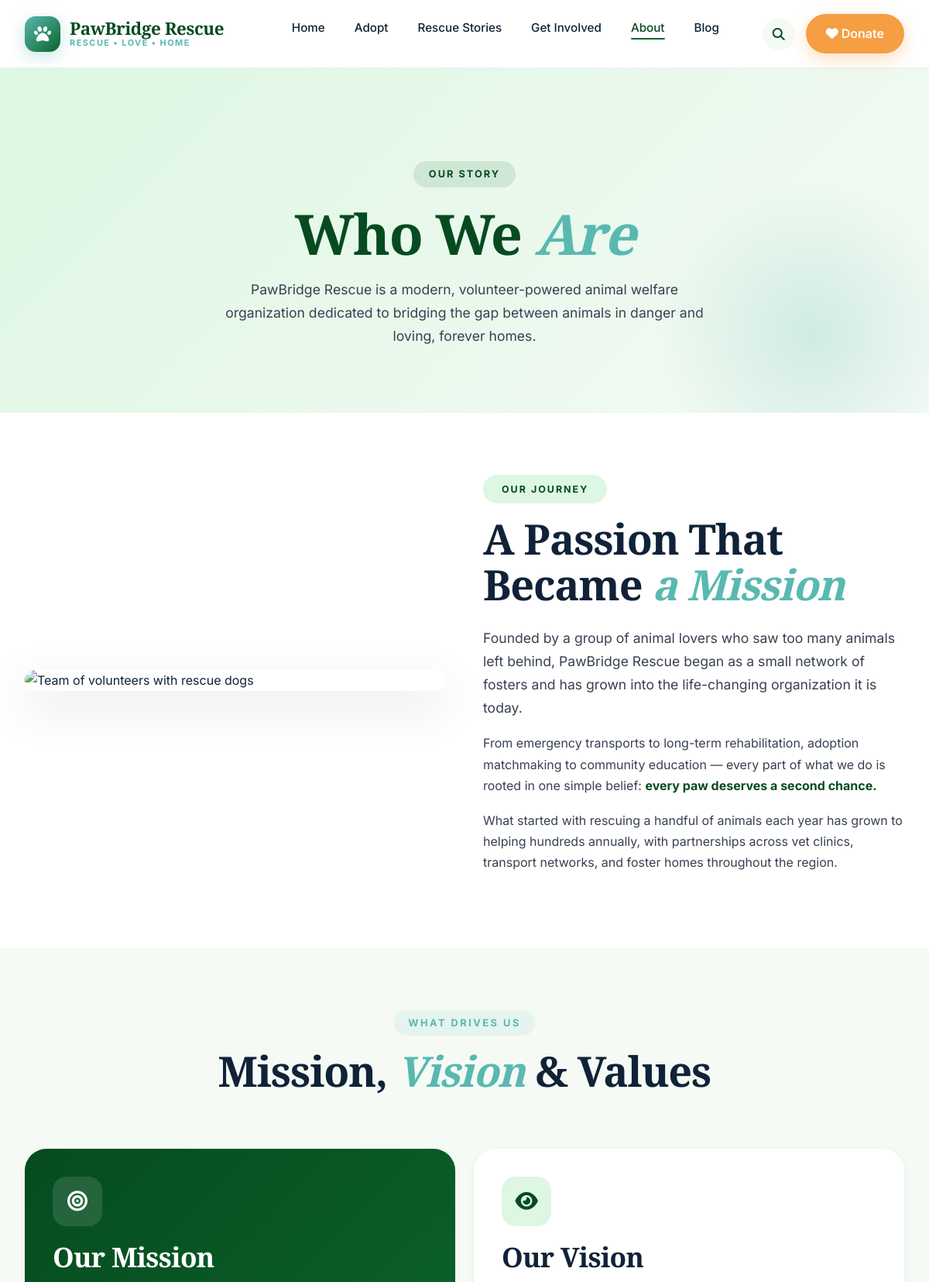
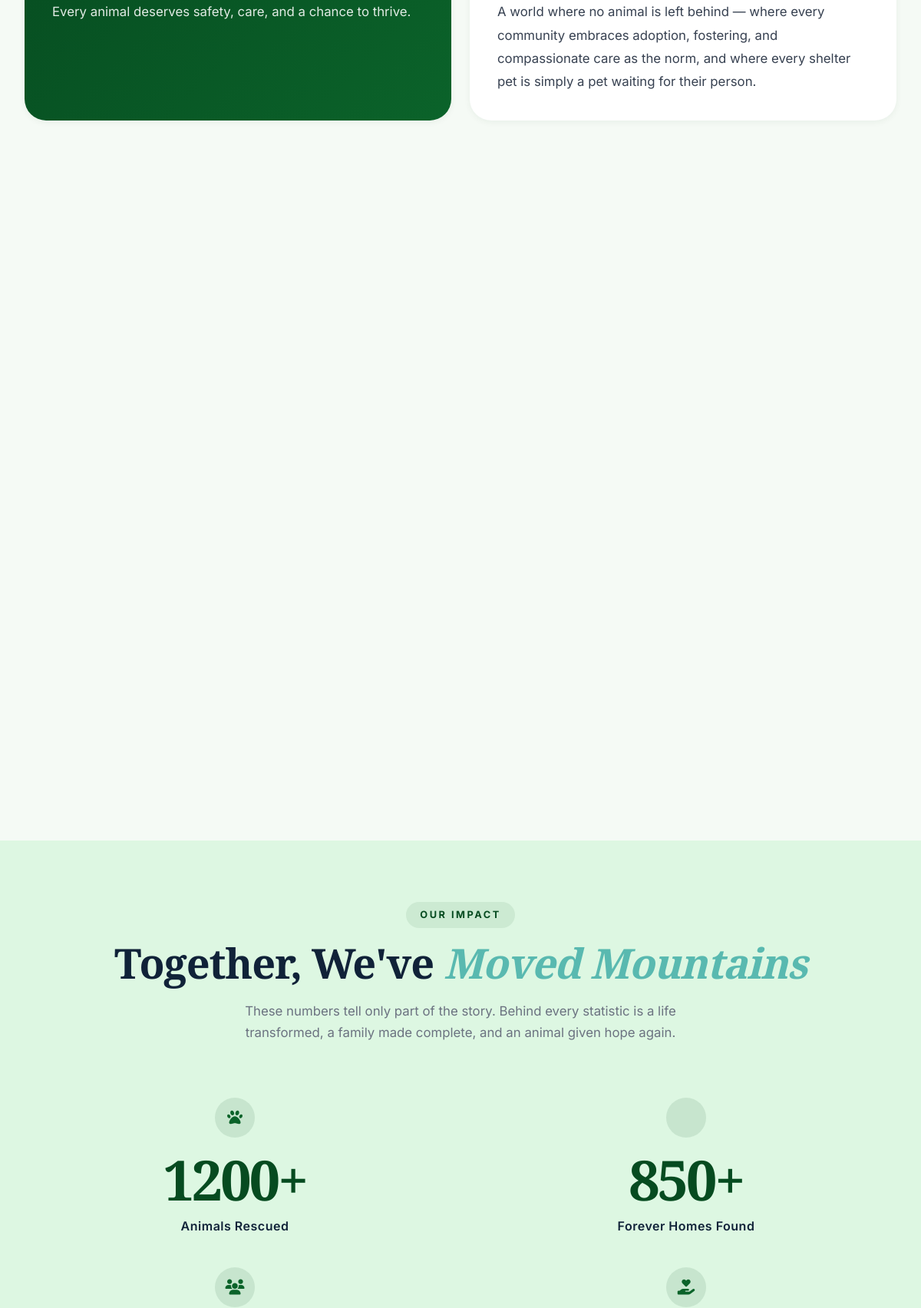
Page /about.php (upper part) on the committed database (2 pictures, top to bottom).
### tables this page shows
CREATE TABLE IF NOT EXISTS `navigation_links` (
  `id` INT UNSIGNED AUTO_INCREMENT PRIMARY KEY,
  `menu_location` VARCHAR(50) NOT NULL DEFAULT 'main',
  `parent_id` INT UNSIGNED DEFAULT NULL,
  `title` VARCHAR(100) NOT NULL,
  `url` VARCHAR(255) NOT NULL,
  `icon` VARCHAR(100) DEFAULT NULL,
  `sort_order` INT DEFAULT 0,
  `is_active` TINYINT(1) NOT NULL DEFAULT 1,
  `created_at` DATETIME NOT NULL DEFAULT CURRENT_TIMESTAMP,
  INDEX `idx_menu_location` (`menu_location`)
);

CREATE TABLE IF NOT EXISTS `statistics` (
  `id` INT UNSIGNED AUTO_INCREMENT PRIMARY KEY,
  `stat_key` VARCHAR(100) NOT NULL UNIQUE,
  `stat_label` VARCHAR(100) NOT NULL,
  `stat_value` VARCHAR(50) NOT NULL,
  `icon` VARCHAR(100) DEFAULT NULL,
  `display_on_home` TINYINT(1) NOT NULL DEFAULT 1,
  `sort_order` INT DEFAULT 0,
  `created_at` DATETIME NOT NULL DEFAULT CURRENT_TIMESTAMP,
  `updated_at` DATETIME NOT NULL DEFAULT CURRENT_TIMESTAMP ON UPDATE CURRENT_TIMESTAMP,
  INDEX `idx_display_home` (`display_on_home`)
);

### includes/functions.php (called while the page is built, shortened)
<?php
require_once __DIR__ . '/../config/database.php';
require_once __DIR__ . '/../config/config.php';
function e($str) {
    return htmlspecialchars($str ?? '', ENT_QUOTES, 'UTF-8');
}
function pdo_execute($sql, $params = []) {
    global $pdo;
    $stmt = $pdo->prepare($sql);
    $stmt->execute($params);
    return $stmt;
}
function pdo_fetch_all($sql, $params = []) {
    $stmt = pdo_execute($sql, $params);
    return $stmt->fetchAll();
}
function asset_url($path) {
    return BASE_URL . '/assets/' . ltrim($path, '/');
}
function url($path) {
    return BASE_URL . '/' . ltrim($path, '/');
}
function is_active($page) {
    $current = basename($_SERVER['PHP_SELF']);
    return $current === $page ? 'active' : '';
}

### config/config.php (called while the page is built, shortened)
<?php
$site_settings = [];
if (isset($pdo)) {
    try {
        $stmt = $pdo->prepare("SELECT setting_key, setting_value FROM site_settings");
        $stmt->execute();
        $settings = $stmt->fetchAll();
        foreach ($settings as $s) {
            $site_settings[$s['setting_key']] = $s['setting_value'];
        }
    } catch (Exception $e) {}
}
function setting($key, $default = '') {
    global $site_settings;
    return $site_settings[$key] ?? $default;
}

### about.php (the view, shortened to what this page needs)
<?php
require_once __DIR__ . '/includes/header.php';
$stats = pdo_fetch_all("SELECT * FROM statistics ORDER BY sort_order, id LIMIT 6");
?>
<section class="page-hero">
    <span class="ph-eyebrow">Our Story</span>
    <h1>Who We <em style="color:var(--pb-teal);font-style:italic;">Are</em></h1>
    <p>PawBridge Rescue is a modern, volunteer-powered animal welfare organization dedicated to bridging the gap between animals in danger and loving, forever homes.</p>
</section>
<section class="section">
    <div class="container-xl">
        <div class="row g-5 align-items-center">
            <div class="col-lg-6">
                <img src="https://images.unsplash.com/photo-1450778869180-41d0601e046e?w=900&q=80" alt="Team of volunteers with rescue dogs" class="img-fluid" style="border-radius:var(--radius-xl);box-shadow:var(--shadow-lg);" loading="lazy">
            </div>
            <div class="col-lg-6">
                <span class="eyebrow d-inline-block mb-3 px-4 py-2 rounded-pill" style="background:var(--pb-mint);color:var(--pb-primary);font-size:0.78rem;font-weight:700;letter-spacing:2px;text-transform:uppercase;">Our Journey</span>
                <h2 style="margin-bottom:24px;">A Passion That Became <em style="color:var(--pb-teal);font-style:italic;">a Mission</em></h2>
                <p style="font-size:1.1rem;margin-bottom:18px;">Founded by a group of animal lovers who saw too many animals left behind, PawBridge Rescue began as a small network of fosters and has grown into the life-changing organization it is today.</p>
                <p style="margin-bottom:18px;">From emergency transports to long-term rehabilitation, adoption matchmaking to community education — every part of what we do is rooted in one simple belief: <strong style="color:var(--pb-primary);">every paw deserves a second chance.</strong></p>
                <p>What started with rescuing a handful of animals each year has grown to helping hundreds annually, with partnerships across vet clinics, transport networks, and foster homes throughout the region.</p>
            </div>
        </div>
    </div>
</section>
<section class="section" style="background:var(--pb-soft-bg);">
    <div class="container-xl">
        <div class="pb-section-title">
            <span class="eyebrow">What Drives Us</span>
            <h2>Mission, <em>Vision</em> &amp; Values</h2>
        </div>
        <div class="row g-4 mb-5">
            <div class="col-md-6">
                <div class="detail-info-card" style="background:var(--pb-gradient);color:white;height:100%;">
                    <div style="width:64px;height:64px;border-radius:18px;background:rgba(255,255,255,0.12);display:flex;align-items:center;justify-content:center;font-size:26px;margin-bottom:20px;"><i class="fas fa-bullseye"></i></div>
                    <h3 style="color:white;margin-bottom:14px;">Our Mission</h3>
                    <p style="color:rgba(255,255,255,0.88);font-size:1.05rem;line-height:1.8;margin:0;"><?= e(setting('mission_text', 'Every animal deserves safety, care, and a chance to thrive. We rescue, transport, rehabilitate, and rehome animals at risk while advocating for a kinder world.')) ?></p>
                </div>
            </div>
            <div class="col-md-6">
                <div class="detail-info-card" style="height:100%;">
                    <div style="width:64px;height:64px;border-radius:18px;background:var(--pb-mint);display:flex;align-items:center;justify-content:center;font-size:26px;margin-bottom:20px;color:var(--pb-primary);"><i class="fas fa-eye"></i></div>
                    <h3 style="margin-bottom:14px;">Our Vision</h3>
                    <p style="font-size:1.05rem;line-height:1.8;margin:0;color:var(--pb-dark-gray);">A world where no animal is left behind — where every community embraces adoption, fostering, and compassionate care as the norm, and where every shelter pet is simply a pet waiting for their person.</p>
                </div>
            </div>
        </div>
        <div class="values-grid">
        </div>
    </div>
</section>
<section class="section impact-section" id="impact">
    <div class="container-xl">
        <div class="pb-section-title">
            <span class="eyebrow" style="background:rgba(6,75,32,0.08);color:var(--pb-primary);">Our Impact</span>
            <h2>Together, We've <em>Moved Mountains</em></h2>
            <p>These numbers tell only part of the story. Behind every statistic is a life transformed, a family made complete, and an animal given hope again.</p>
        </div>
        <div class="impact-grid">
            <?php
            if (!empty($stats)) foreach ($stats as $s): ?>
            <div class="impact-stat">
                <div class="impact-icon"><i class="fas <?= e($s['icon'] ?? 'fa-heart') ?>"></i></div>
                <span class="impact-num" data-count="<?= e($s['stat_value']) ?>"><?= e($s['stat_value']) ?></span>
                <div class="impact-label"><?= e($s['stat_label']) ?></div>
            </div>
            <?php endforeach; ?>
        </div>
    </div>
</section>
<?php require_once __DIR__ . '/includes/footer.php'; ?>

### includes/header.php (shortened to what this page needs)
<?php
require_once __DIR__ . '/functions.php';
$bodyClass = isset($bodyClass) ? $bodyClass : '';
try {
    $navLinks = pdo_fetch_all("SELECT * FROM navigation_links WHERE menu_location = 'main' AND is_active = 1 ORDER BY sort_order");
} catch (Exception $e) { $navLinks = []; }
?>
<!DOCTYPE html>
<html lang="en">
<head>
<link href="https://cdn.jsdelivr.net/npm/bootstrap@5.3.2/dist/css/bootstrap.min.css" rel="stylesheet">
<link href="https://cdnjs.cloudflare.com/ajax/libs/font-awesome/6.5.1/css/all.min.css" rel="stylesheet">
<link href="<?= asset_url('css/main.css') ?>" rel="stylesheet">
</head>
<body class="<?= e($bodyClass) ?>">
<nav class="pb-navbar">
  <div class="pb-nav-inner">
    <a href="<?= url('index.php') ?>" class="pb-logo">
      <div class="pb-logo-icon"><i class="fas fa-paw"></i></div>
      <div class="pb-logo-text">
        <span class="pb-logo-name"><?= e(setting('site_name', 'PawBridge Rescue')) ?></span>
        <span class="pb-logo-tag">Rescue • Love • Home</span>
      </div>
    </a>
    <ul class="pb-nav-links" id="navLinks">
      <?php foreach($navLinks as $l): ?>
        <li><a href="<?= url($l['url']) ?>" class="<?= is_active(explode('?', basename($l['url']))[0]) ?>"><?= e($l['title']) ?></a></li>
      <?php endforeach; ?>
    </ul>
    <div class="pb-nav-actions">
      <button class="pb-search-btn" title="Search" aria-label="Search"><i class="fas fa-search"></i></button>
      <a href="<?= url('donate.php') ?>" class="pb-donate-btn"><i class="fas fa-heart"></i> Donate</a>
    </div>
  </div>
</nav>
<main>

### rows in the picture
navigation_links: title "Home"
navigation_links: title "Adopt"
navigation_links: title "Rescue Stories"
navigation_links: title "Get Involved"
navigation_links: title "About"
navigation_links: title "Blog"
statistics: stat_value "1200+", stat_label "Animals Rescued"
statistics: stat_value "850+", stat_label "Forever Homes Found"

### other values in the picture
setting('site_name', 'PawBridge Rescue') "PawBridge Rescue"
